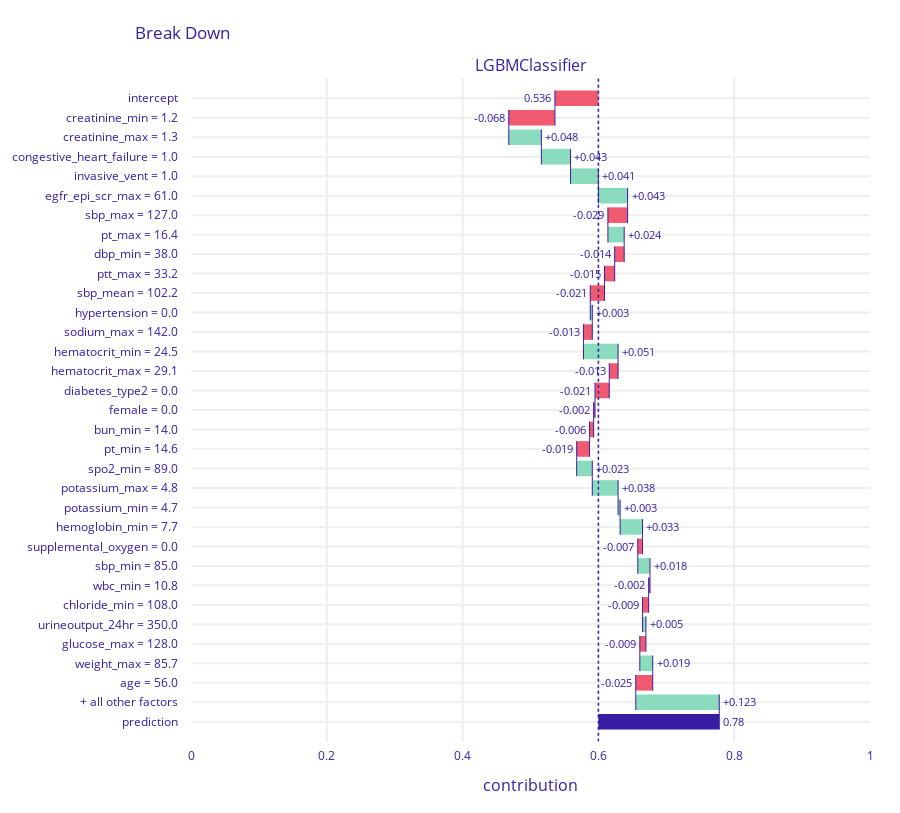
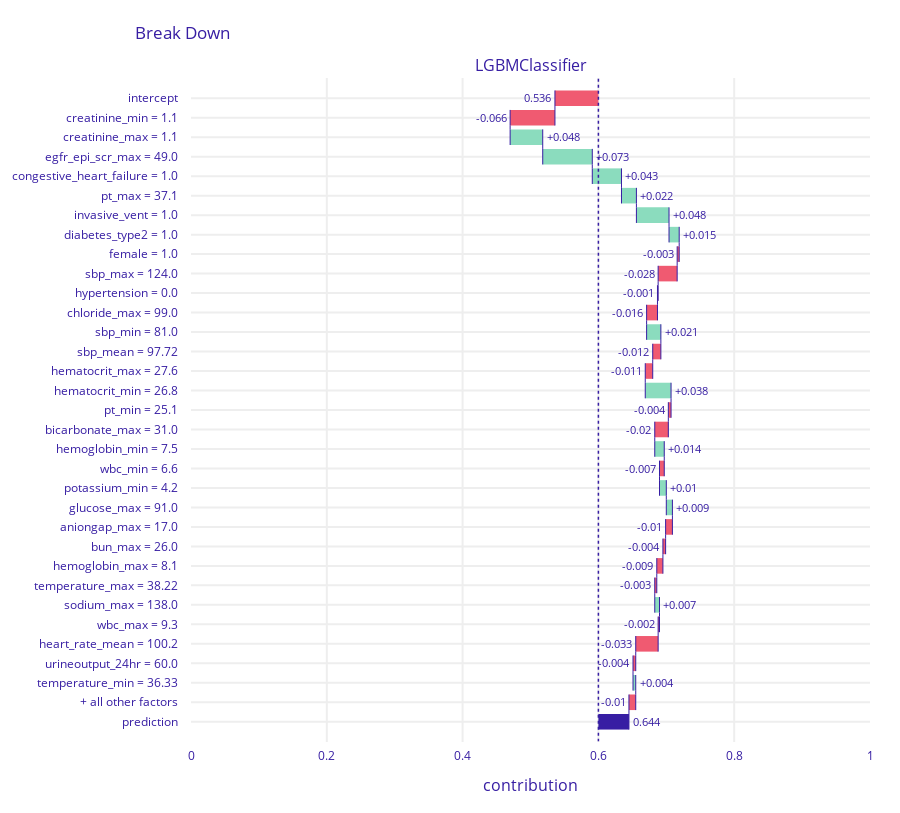
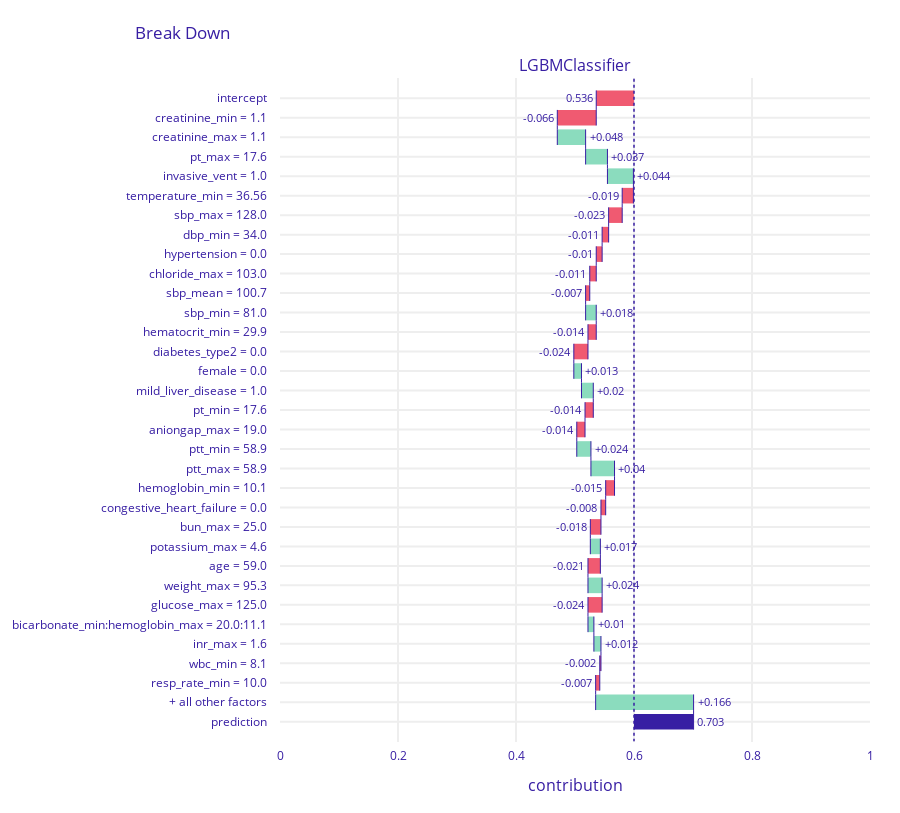
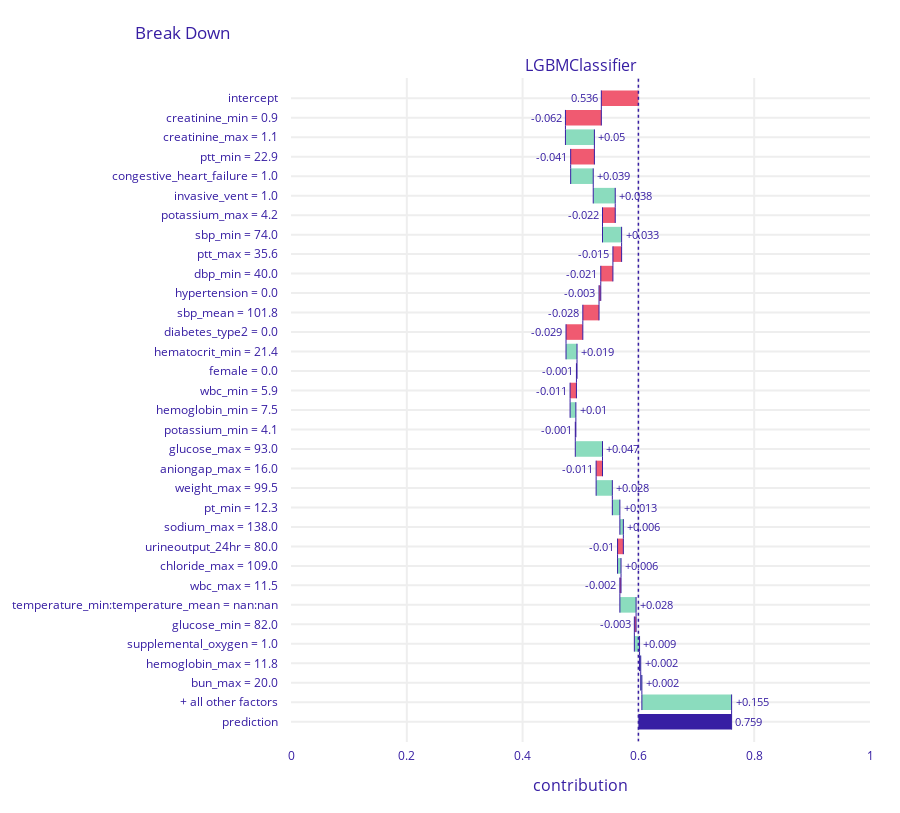

Here is the notebook cell these charts were saved with, in order:
### Code cell
import random
import dalex as dx


random.seed(42)
rand_list = random.sample(range(0, df_FP_high_scr.shape[0]), 10)

clf_threshold = 0.60


# error_df = {"df_TN":df_TN, "df_FP":df_FP, "df_TP":df_TP, "df_FN":df_FN}
error_df = {"df_FP":df_FP_high_scr}

for k,df in error_df.items():
    df_shap = df.drop(['y_pred','y_actual','error_category'], axis=1)

    for row_number in rand_list:
        print("Using DALEX on false positive instance with row number: "+str(row_number))
        exp.predict_parts(df_shap.iloc[[row_number]], N=100).plot(min_max=[0,1], max_vars=30, baseline=clf_threshold)
        tmp = data_baseline.loc[df_shap.iloc[[row_number]].index[0]]
        print('SCr baseline: '+str(tmp[tmp.day_of_test.min()==tmp.day_of_test].iloc[0].creatinine_mg_dl))

### Figure 1 — Plotly figure (JSON) as saved in the notebook; plotly's stock layout.template omitted (floating-point values rounded to 4 significant figures)
{"data": [{"base": 0.6, "connector": {"line": {"color": "#371ea3", "dash": "solid", "width": 1}, "mode": "spanning"}, "decreasing": {"marker": {"color": "#f05a71"}}, "hoverinfo": "text+delta", "hoverlabel": {"bgcolor": "rgba(0,0,0,0.8)"}, "hovertext": ["Average response: 0.536<br>Prediction: 0.78", "creatinine_min = 1.2<br>decreases average response by", "creatinine_max = 1.3<br>increases average response by", "congestive_heart_failure = 1.0<br>increases average response by", "invasive_vent = 1.0<br>increases average response by", "egfr_epi_scr_max = 61.0<br>increases average response by", "sbp_max = 127.0<br>decreases average response by", "pt_max = 16.4<br>increases average response by", "dbp_min = 38.0<br>decreases average response by", "ptt_max = 33.2<br>decreases average response by", "sbp_mean = 102.2<br>decreases average response by", "hypertension = 0.0<br>increases average response by", "sodium_max = 142.0<br>decreases average response by", "hematocrit_min = 24.5<br>increases average response by", "hematocrit_max = 29.1<br>decreases average response by", "diabetes_type2 = 0.0<br>decreases average response by", "female = 0.0<br>decreases average response by", "bun_min = 14.0<br>decreases average response by", "pt_min = 14.6<br>decreases average response by", "spo2_min = 89.0<br>increases average response by", "potassium_max = 4.8<br>increases average response by", "potassium_min = 4.7<br>increases average response by", "hemoglobin_min = 7.7<br>increases average response by", "supplemental_oxygen = 0.0<br>decreases average response by", "sbp_min = 85.0<br>increases average response by", "wbc_min = 10.8<br>decreases average response by", "chloride_min = 108.0<br>decreases average response by", "urineoutput_24hr = 350.0<br>increases average response by", "glucose_max = 128.0<br>decreases average response by", "weight_max = 85.7<br>increases average response by", "age = 56.0<br>decreases average response by", "+ all other factors<br>increases average response by", "Average response: 0.536<br>Prediction: 0.78"], "increasing": {"marker": {"color": "#8bdcbe"}}, "measure": ["relative", "relative", "relative", "relative", "relative", "relative", "relative", "relative", "relative", "relative", "relative", "relative", "relative", "relative", "relative", "relative", "relative", "relative", "relative", "relative", "relative", "relative", "relative", "relative", "relative", "relative", "relative", "relative", "relative", "relative", "relative", "relative", "total"], "orientation": "h", "showlegend": false, "text": ["0.536", "-0.068", "+0.048", "+0.043", "+0.041", "+0.043", "-0.029", "+0.024", "-0.014", "-0.015", "-0.021", "+0.003", "-0.013", "+0.051", "-0.013", "-0.021", "-0.002", "-0.006", "-0.019", "+0.023", "+0.038", "+0.003", "+0.033", "-0.007", "+0.018", "-0.002", "-0.009", "+0.005", "-0.009", "+0.019", "-0.025", "+0.123", "0.78"], "textposition": "outside", "totals": {"marker": {"color": "#371ea3"}}, "type": "waterfall", "x": [-0.064, -0.068, 0.048, 0.043, 0.041, 0.043, -0.029, 0.024, -0.014, -0.015, -0.021, 0.003, -0.013, 0.051, -0.013, -0.021, -0.002, -0.006, -0.019, 0.023, 0.038, 0.003, 0.033, -0.007, 0.018, -0.002, -0.009, 0.005, -0.009, 0.019, -0.025, 0.123, 0.18], "xaxis": "x", "y": ["intercept", "creatinine_min = 1.2", "creatinine_max = 1.3", "congestive_heart_failure = 1.0", "invasive_vent = 1.0", "egfr_epi_scr_max = 61.0", "sbp_max = 127.0", "pt_max = 16.4", "dbp_min = 38.0", "ptt_max = 33.2", "sbp_mean = 102.2", "hypertension = 0.0", "sodium_max = 142.0", "hematocrit_min = 24.5", "hematocrit_max = 29.1", "diabetes_type2 = 0.0", "female = 0.0", "bun_min = 14.0", "pt_min = 14.6", "spo2_min = 89.0", "potassium_max = 4.8", "potassium_min = 4.7", "hemoglobin_min = 7.7", "supplemental_oxygen = 0.0", "sbp_min = 85.0", "wbc_min = 10.8", "chloride_min = 108.0", "urineoutput_24hr = 350.0", "glucose_max = 128.0", "weight_max = 85.7", "age = 56.0", "+ all other factors", "prediction"], "yaxis": "y"}], "layout": {"annotations": [{"font": {"size": 16}, "showarrow": false, "text": "LGBMClassifier", "x": 0.5, "xanchor": "center", "xref": "paper", "y": 1, "yanchor": "bottom", "yref": "paper"}, {"font": {"size": 16}, "showarrow": false, "text": "contribution", "x": 0.5, "xanchor": "center", "xref": "paper", "y": 0, "yanchor": "top", "yref": "paper", "yshift": -30}], "font": {"color": "#371ea3"}, "height": 813, "margin": {"b": 71, "r": 30, "t": 78}, "shapes": [{"line": {"color": "#371ea3", "dash": "dot", "width": 1.5}, "type": "line", "x0": 0.6, "x1": 0.6, "xref": "x", "y0": -1, "y1": 33, "yref": "y"}], "title": {"text": "Break Down", "x": 0.15}, "xaxis": {"anchor": "y", "automargin": true, "domain": [0, 1], "fixedrange": true, "gridwidth": 2, "range": [0, 1], "tickcolor": "white", "ticklen": 3, "ticks": "outside", "type": "linear", "zeroline": false}, "yaxis": {"anchor": "x", "automargin": true, "autorange": "reversed", "domain": [0, 1], "fixedrange": true, "gridwidth": 2, "tickcolor": "white", "ticklen": 10, "ticks": "outside", "type": "category"}}}

### Figure 2 — Plotly figure (JSON) as saved in the notebook; plotly's stock layout.template omitted (floating-point values rounded to 4 significant figures)
{"data": [{"base": 0.6, "connector": {"line": {"color": "#371ea3", "dash": "solid", "width": 1}, "mode": "spanning"}, "decreasing": {"marker": {"color": "#f05a71"}}, "hoverinfo": "text+delta", "hoverlabel": {"bgcolor": "rgba(0,0,0,0.8)"}, "hovertext": ["Average response: 0.536<br>Prediction: 0.644", "creatinine_min = 1.1<br>decreases average response by", "creatinine_max = 1.1<br>increases average response by", "egfr_epi_scr_max = 49.0<br>increases average response by", "congestive_heart_failure = 1.0<br>increases average response by", "pt_max = 37.1<br>increases average response by", "invasive_vent = 1.0<br>increases average response by", "diabetes_type2 = 1.0<br>increases average response by", "female = 1.0<br>decreases average response by", "sbp_max = 124.0<br>decreases average response by", "hypertension = 0.0<br>decreases average response by", "chloride_max = 99.0<br>decreases average response by", "sbp_min = 81.0<br>increases average response by", "sbp_mean = 97.72<br>decreases average response by", "hematocrit_max = 27.6<br>decreases average response by", "hematocrit_min = 26.8<br>increases average response by", "pt_min = 25.1<br>decreases average response by", "bicarbonate_max = 31.0<br>decreases average response by", "hemoglobin_min = 7.5<br>increases average response by", "wbc_min = 6.6<br>decreases average response by", "potassium_min = 4.2<br>increases average response by", "glucose_max = 91.0<br>increases average response by", "aniongap_max = 17.0<br>decreases average response by", "bun_max = 26.0<br>decreases average response by", "hemoglobin_max = 8.1<br>decreases average response by", "temperature_max = 38.22<br>decreases average response by", "sodium_max = 138.0<br>increases average response by", "wbc_max = 9.3<br>decreases average response by", "heart_rate_mean = 100.2<br>decreases average response by", "urineoutput_24hr = 60.0<br>decreases average response by", "temperature_min = 36.33<br>increases average response by", "+ all other factors<br>decreases average response by", "Average response: 0.536<br>Prediction: 0.644"], "increasing": {"marker": {"color": "#8bdcbe"}}, "measure": ["relative", "relative", "relative", "relative", "relative", "relative", "relative", "relative", "relative", "relative", "relative", "relative", "relative", "relative", "relative", "relative", "relative", "relative", "relative", "relative", "relative", "relative", "relative", "relative", "relative", "relative", "relative", "relative", "relative", "relative", "relative", "relative", "total"], "orientation": "h", "showlegend": false, "text": ["0.536", "-0.066", "+0.048", "+0.073", "+0.043", "+0.022", "+0.048", "+0.015", "-0.003", "-0.028", "-0.001", "-0.016", "+0.021", "-0.012", "-0.011", "+0.038", "-0.004", "-0.02", "+0.014", "-0.007", "+0.01", "+0.009", "-0.01", "-0.004", "-0.009", "-0.003", "+0.007", "-0.002", "-0.033", "-0.004", "+0.004", "-0.01", "0.644"], "textposition": "outside", "totals": {"marker": {"color": "#371ea3"}}, "type": "waterfall", "x": [-0.064, -0.066, 0.048, 0.073, 0.043, 0.022, 0.048, 0.015, -0.003, -0.028, -0.001, -0.016, 0.021, -0.012, -0.011, 0.038, -0.004, -0.02, 0.014, -0.007, 0.01, 0.009, -0.01, -0.004, -0.009, -0.003, 0.007, -0.002, -0.033, -0.004, 0.004, -0.01, 0.044], "xaxis": "x", "y": ["intercept", "creatinine_min = 1.1", "creatinine_max = 1.1", "egfr_epi_scr_max = 49.0", "congestive_heart_failure = 1.0", "pt_max = 37.1", "invasive_vent = 1.0", "diabetes_type2 = 1.0", "female = 1.0", "sbp_max = 124.0", "hypertension = 0.0", "chloride_max = 99.0", "sbp_min = 81.0", "sbp_mean = 97.72", "hematocrit_max = 27.6", "hematocrit_min = 26.8", "pt_min = 25.1", "bicarbonate_max = 31.0", "hemoglobin_min = 7.5", "wbc_min = 6.6", "potassium_min = 4.2", "glucose_max = 91.0", "aniongap_max = 17.0", "bun_max = 26.0", "hemoglobin_max = 8.1", "temperature_max = 38.22", "sodium_max = 138.0", "wbc_max = 9.3", "heart_rate_mean = 100.2", "urineoutput_24hr = 60.0", "temperature_min = 36.33", "+ all other factors", "prediction"], "yaxis": "y"}], "layout": {"annotations": [{"font": {"size": 16}, "showarrow": false, "text": "LGBMClassifier", "x": 0.5, "xanchor": "center", "xref": "paper", "y": 1, "yanchor": "bottom", "yref": "paper"}, {"font": {"size": 16}, "showarrow": false, "text": "contribution", "x": 0.5, "xanchor": "center", "xref": "paper", "y": 0, "yanchor": "top", "yref": "paper", "yshift": -30}], "font": {"color": "#371ea3"}, "height": 813, "margin": {"b": 71, "r": 30, "t": 78}, "shapes": [{"line": {"color": "#371ea3", "dash": "dot", "width": 1.5}, "type": "line", "x0": 0.6, "x1": 0.6, "xref": "x", "y0": -1, "y1": 33, "yref": "y"}], "title": {"text": "Break Down", "x": 0.15}, "xaxis": {"anchor": "y", "automargin": true, "domain": [0, 1], "fixedrange": true, "gridwidth": 2, "range": [0, 1], "tickcolor": "white", "ticklen": 3, "ticks": "outside", "type": "linear", "zeroline": false}, "yaxis": {"anchor": "x", "automargin": true, "autorange": "reversed", "domain": [0, 1], "fixedrange": true, "gridwidth": 2, "tickcolor": "white", "ticklen": 10, "ticks": "outside", "type": "category"}}}

### Figure 3 — Plotly figure (JSON) as saved in the notebook; plotly's stock layout.template omitted (floating-point values rounded to 4 significant figures)
{"data": [{"base": 0.6, "connector": {"line": {"color": "#371ea3", "dash": "solid", "width": 1}, "mode": "spanning"}, "decreasing": {"marker": {"color": "#f05a71"}}, "hoverinfo": "text+delta", "hoverlabel": {"bgcolor": "rgba(0,0,0,0.8)"}, "hovertext": ["Average response: 0.536<br>Prediction: 0.703", "creatinine_min = 1.1<br>decreases average response by", "creatinine_max = 1.1<br>increases average response by", "pt_max = 17.6<br>increases average response by", "invasive_vent = 1.0<br>increases average response by", "temperature_min = 36.56<br>decreases average response by", "sbp_max = 128.0<br>decreases average response by", "dbp_min = 34.0<br>decreases average response by", "hypertension = 0.0<br>decreases average response by", "chloride_max = 103.0<br>decreases average response by", "sbp_mean = 100.7<br>decreases average response by", "sbp_min = 81.0<br>increases average response by", "hematocrit_min = 29.9<br>decreases average response by", "diabetes_type2 = 0.0<br>decreases average response by", "female = 0.0<br>increases average response by", "mild_liver_disease = 1.0<br>increases average response by", "pt_min = 17.6<br>decreases average response by", "aniongap_max = 19.0<br>decreases average response by", "ptt_min = 58.9<br>increases average response by", "ptt_max = 58.9<br>increases average response by", "hemoglobin_min = 10.1<br>decreases average response by", "congestive_heart_failure = 0.0<br>decreases average response by", "bun_max = 25.0<br>decreases average response by", "potassium_max = 4.6<br>increases average response by", "age = 59.0<br>decreases average response by", "weight_max = 95.3<br>increases average response by", "glucose_max = 125.0<br>decreases average response by", "bicarbonate_min:hemoglobin_max = 20.0:11.1<br>increases average response by", "inr_max = 1.6<br>increases average response by", "wbc_min = 8.1<br>decreases average response by", "resp_rate_min = 10.0<br>decreases average response by", "+ all other factors<br>increases average response by", "Average response: 0.536<br>Prediction: 0.703"], "increasing": {"marker": {"color": "#8bdcbe"}}, "measure": ["relative", "relative", "relative", "relative", "relative", "relative", "relative", "relative", "relative", "relative", "relative", "relative", "relative", "relative", "relative", "relative", "relative", "relative", "relative", "relative", "relative", "relative", "relative", "relative", "relative", "relative", "relative", "relative", "relative", "relative", "relative", "relative", "total"], "orientation": "h", "showlegend": false, "text": ["0.536", "-0.066", "+0.048", "+0.037", "+0.044", "-0.019", "-0.023", "-0.011", "-0.01", "-0.011", "-0.007", "+0.018", "-0.014", "-0.024", "+0.013", "+0.02", "-0.014", "-0.014", "+0.024", "+0.04", "-0.015", "-0.008", "-0.018", "+0.017", "-0.021", "+0.024", "-0.024", "+0.01", "+0.012", "-0.002", "-0.007", "+0.166", "0.703"], "textposition": "outside", "totals": {"marker": {"color": "#371ea3"}}, "type": "waterfall", "x": [-0.064, -0.066, 0.048, 0.037, 0.044, -0.019, -0.023, -0.011, -0.01, -0.011, -0.007, 0.018, -0.014, -0.024, 0.013, 0.02, -0.014, -0.014, 0.024, 0.04, -0.015, -0.008, -0.018, 0.017, -0.021, 0.024, -0.024, 0.01, 0.012, -0.002, -0.007, 0.166, 0.103], "xaxis": "x", "y": ["intercept", "creatinine_min = 1.1", "creatinine_max = 1.1", "pt_max = 17.6", "invasive_vent = 1.0", "temperature_min = 36.56", "sbp_max = 128.0", "dbp_min = 34.0", "hypertension = 0.0", "chloride_max = 103.0", "sbp_mean = 100.7", "sbp_min = 81.0", "hematocrit_min = 29.9", "diabetes_type2 = 0.0", "female = 0.0", "mild_liver_disease = 1.0", "pt_min = 17.6", "aniongap_max = 19.0", "ptt_min = 58.9", "ptt_max = 58.9", "hemoglobin_min = 10.1", "congestive_heart_failure = 0.0", "bun_max = 25.0", "potassium_max = 4.6", "age = 59.0", "weight_max = 95.3", "glucose_max = 125.0", "bicarbonate_min:hemoglobin_max = 20.0:11.1", "inr_max = 1.6", "wbc_min = 8.1", "resp_rate_min = 10.0", "+ all other factors", "prediction"], "yaxis": "y"}], "layout": {"annotations": [{"font": {"size": 16}, "showarrow": false, "text": "LGBMClassifier", "x": 0.5, "xanchor": "center", "xref": "paper", "y": 1, "yanchor": "bottom", "yref": "paper"}, {"font": {"size": 16}, "showarrow": false, "text": "contribution", "x": 0.5, "xanchor": "center", "xref": "paper", "y": 0, "yanchor": "top", "yref": "paper", "yshift": -30}], "font": {"color": "#371ea3"}, "height": 813, "margin": {"b": 71, "r": 30, "t": 78}, "shapes": [{"line": {"color": "#371ea3", "dash": "dot", "width": 1.5}, "type": "line", "x0": 0.6, "x1": 0.6, "xref": "x", "y0": -1, "y1": 33, "yref": "y"}], "title": {"text": "Break Down", "x": 0.15}, "xaxis": {"anchor": "y", "automargin": true, "domain": [0, 1], "fixedrange": true, "gridwidth": 2, "range": [0, 1], "tickcolor": "white", "ticklen": 3, "ticks": "outside", "type": "linear", "zeroline": false}, "yaxis": {"anchor": "x", "automargin": true, "autorange": "reversed", "domain": [0, 1], "fixedrange": true, "gridwidth": 2, "tickcolor": "white", "ticklen": 10, "ticks": "outside", "type": "category"}}}

### Figure 4 — Plotly figure (JSON) as saved in the notebook; plotly's stock layout.template omitted (floating-point values rounded to 4 significant figures)
{"data": [{"base": 0.6, "connector": {"line": {"color": "#371ea3", "dash": "solid", "width": 1}, "mode": "spanning"}, "decreasing": {"marker": {"color": "#f05a71"}}, "hoverinfo": "text+delta", "hoverlabel": {"bgcolor": "rgba(0,0,0,0.8)"}, "hovertext": ["Average response: 0.536<br>Prediction: 0.759", "creatinine_min = 0.9<br>decreases average response by", "creatinine_max = 1.1<br>increases average response by", "ptt_min = 22.9<br>decreases average response by", "congestive_heart_failure = 1.0<br>increases average response by", "invasive_vent = 1.0<br>increases average response by", "potassium_max = 4.2<br>decreases average response by", "sbp_min = 74.0<br>increases average response by", "ptt_max = 35.6<br>decreases average response by", "dbp_min = 40.0<br>decreases average response by", "hypertension = 0.0<br>decreases average response by", "sbp_mean = 101.8<br>decreases average response by", "diabetes_type2 = 0.0<br>decreases average response by", "hematocrit_min = 21.4<br>increases average response by", "female = 0.0<br>decreases average response by", "wbc_min = 5.9<br>decreases average response by", "hemoglobin_min = 7.5<br>increases average response by", "potassium_min = 4.1<br>decreases average response by", "glucose_max = 93.0<br>increases average response by", "aniongap_max = 16.0<br>decreases average response by", "weight_max = 99.5<br>increases average response by", "pt_min = 12.3<br>increases average response by", "sodium_max = 138.0<br>increases average response by", "urineoutput_24hr = 80.0<br>decreases average response by", "chloride_max = 109.0<br>increases average response by", "wbc_max = 11.5<br>decreases average response by", "temperature_min:temperature_mean = nan:nan<br>increases average response by", "glucose_min = 82.0<br>decreases average response by", "supplemental_oxygen = 1.0<br>increases average response by", "hemoglobin_max = 11.8<br>increases average response by", "bun_max = 20.0<br>increases average response by", "+ all other factors<br>increases average response by", "Average response: 0.536<br>Prediction: 0.759"], "increasing": {"marker": {"color": "#8bdcbe"}}, "measure": ["relative", "relative", "relative", "relative", "relative", "relative", "relative", "relative", "relative", "relative", "relative", "relative", "relative", "relative", "relative", "relative", "relative", "relative", "relative", "relative", "relative", "relative", "relative", "relative", "relative", "relative", "relative", "relative", "relative", "relative", "relative", "relative", "total"], "orientation": "h", "showlegend": false, "text": ["0.536", "-0.062", "+0.05", "-0.041", "+0.039", "+0.038", "-0.022", "+0.033", "-0.015", "-0.021", "-0.003", "-0.028", "-0.029", "+0.019", "-0.001", "-0.011", "+0.01", "-0.001", "+0.047", "-0.011", "+0.028", "+0.013", "+0.006", "-0.01", "+0.006", "-0.002", "+0.028", "-0.003", "+0.009", "+0.002", "+0.002", "+0.155", "0.759"], "textposition": "outside", "totals": {"marker": {"color": "#371ea3"}}, "type": "waterfall", "x": [-0.064, -0.062, 0.05, -0.041, 0.039, 0.038, -0.022, 0.033, -0.015, -0.021, -0.003, -0.028, -0.029, 0.019, -0.001, -0.011, 0.01, -0.001, 0.047, -0.011, 0.028, 0.013, 0.006, -0.01, 0.006, -0.002, 0.028, -0.003, 0.009, 0.002, 0.002, 0.155, 0.159], "xaxis": "x", "y": ["intercept", "creatinine_min = 0.9", "creatinine_max = 1.1", "ptt_min = 22.9", "congestive_heart_failure = 1.0", "invasive_vent = 1.0", "potassium_max = 4.2", "sbp_min = 74.0", "ptt_max = 35.6", "dbp_min = 40.0", "hypertension = 0.0", "sbp_mean = 101.8", "diabetes_type2 = 0.0", "hematocrit_min = 21.4", "female = 0.0", "wbc_min = 5.9", "hemoglobin_min = 7.5", "potassium_min = 4.1", "glucose_max = 93.0", "aniongap_max = 16.0", "weight_max = 99.5", "pt_min = 12.3", "sodium_max = 138.0", "urineoutput_24hr = 80.0", "chloride_max = 109.0", "wbc_max = 11.5", "temperature_min:temperature_mean = nan:nan", "glucose_min = 82.0", "supplemental_oxygen = 1.0", "hemoglobin_max = 11.8", "bun_max = 20.0", "+ all other factors", "prediction"], "yaxis": "y"}], "layout": {"annotations": [{"font": {"size": 16}, "showarrow": false, "text": "LGBMClassifier", "x": 0.5, "xanchor": "center", "xref": "paper", "y": 1, "yanchor": "bottom", "yref": "paper"}, {"font": {"size": 16}, "showarrow": false, "text": "contribution", "x": 0.5, "xanchor": "center", "xref": "paper", "y": 0, "yanchor": "top", "yref": "paper", "yshift": -30}], "font": {"color": "#371ea3"}, "height": 813, "margin": {"b": 71, "r": 30, "t": 78}, "shapes": [{"line": {"color": "#371ea3", "dash": "dot", "width": 1.5}, "type": "line", "x0": 0.6, "x1": 0.6, "xref": "x", "y0": -1, "y1": 33, "yref": "y"}], "title": {"text": "Break Down", "x": 0.15}, "xaxis": {"anchor": "y", "automargin": true, "domain": [0, 1], "fixedrange": true, "gridwidth": 2, "range": [0, 1], "tickcolor": "white", "ticklen": 3, "ticks": "outside", "type": "linear", "zeroline": false}, "yaxis": {"anchor": "x", "automargin": true, "autorange": "reversed", "domain": [0, 1], "fixedrange": true, "gridwidth": 2, "tickcolor": "white", "ticklen": 10, "ticks": "outside", "type": "category"}}}
